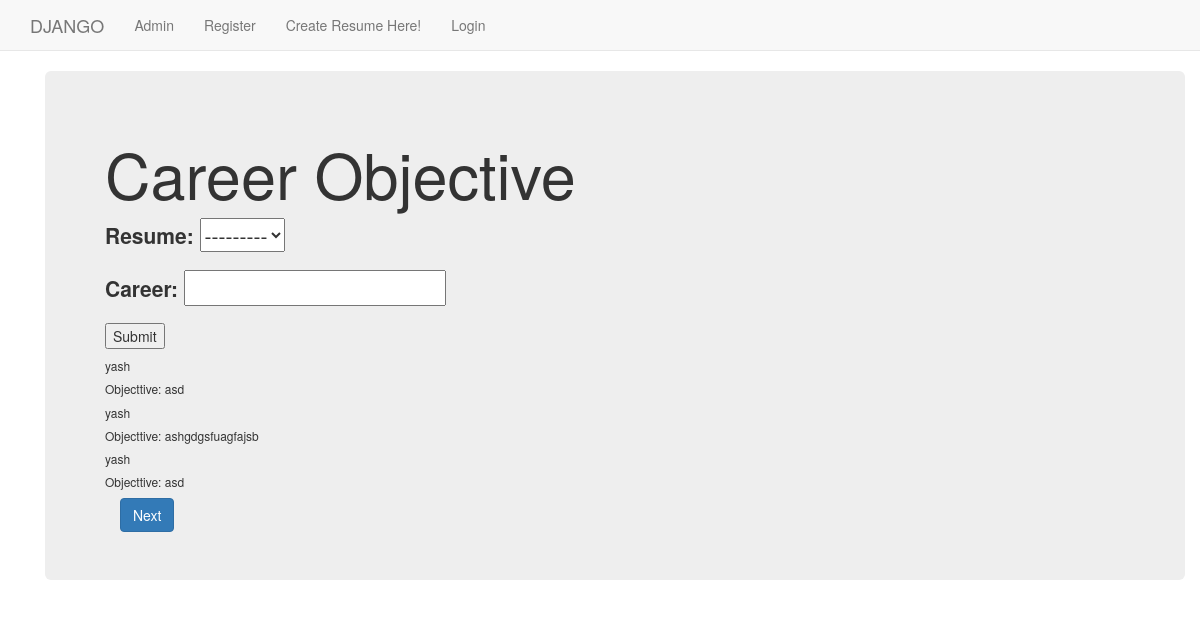
/dappx/career/, run on an earlier commit of the app's database.
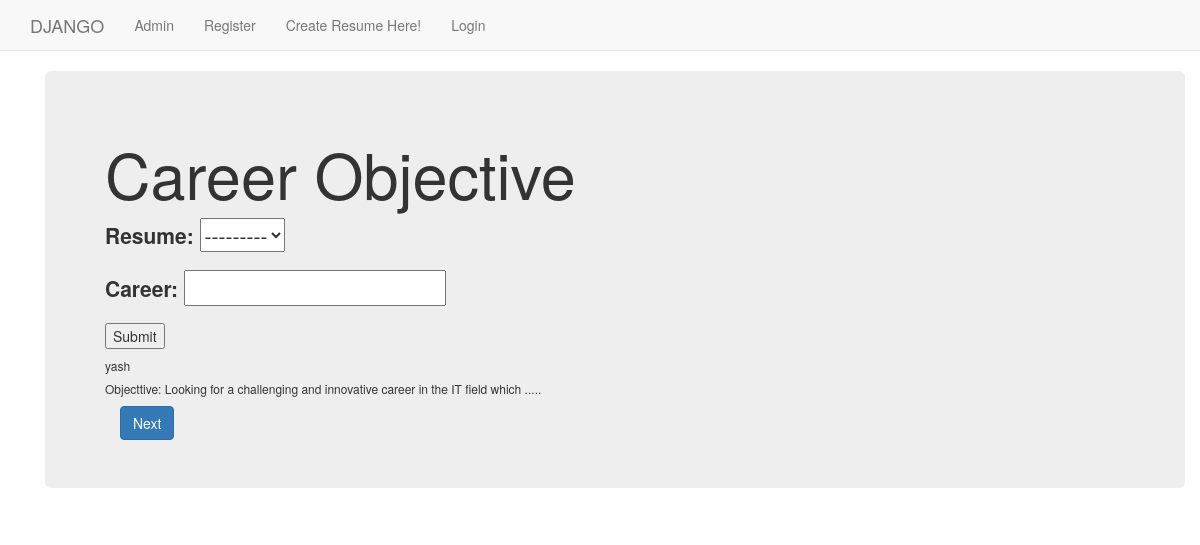
And on a later commit of the database.
### dappx/models.py (models this page shows, shortened)
class Career(models.Model):
    resume = models.ForeignKey(Resume, on_delete=models.CASCADE, blank=True)
    career = models.CharField(max_length=5000, blank=True)

class Resume(models.Model):
    name = models.CharField(max_length=255)
    created_at = models.DateTimeField(auto_now_add=True, editable=False)
    updated_at = models.DateTimeField(auto_now=True)
    user = models.ForeignKey(User, on_delete=models.CASCADE, blank=True)
    def __str__(self):
        return self.name

### dappx/views.py (the view, shortened to what this page needs)
class CareerView(TemplateView):
    template_name = 'dappx/career.html'
    def get(self, request):
        form = CareerForm()
        qs = Career.objects.all()
        args = {'form': form, 'qs': qs}
        return render(request, self.template_name, args)

### dappx/forms.py
class CareerForm(forms.ModelForm):
    career = forms.CharField()
    class Meta:
        model = Career
        fields = "__all__"

### templates/dappx/career.html (shortened to what this page needs)
{% extends "dappx/base.html" %}
{% load static %}
{% block body_block %}
<div class="container">
    <div class="jumbotron">
        <h1>Career Objective</h1>
        <form method="post">
            {{ form.as_p }}
            <input type="submit" value="Submit">
        </form>
        {% for q in qs %}
        <h6>{{ q.resume }}</h6>
        <h6>Objecttive: {{ q.career }}</h6>
        {% endfor %}
        <div class="container">
            <a class="btn btn-primary" href="/dappx/education">Next</a>
        </div>
    </div>
</div>
{% endblock %}

What changed in the data, as far as the page shows it:
removed Career: resume "yash", career "asd"
removed Career: resume "yash", career "ashgdgsfuagfajsb"
removed Career: resume "yash", career "asd"
added Career: resume "yash", career "Looking for a challenging and innovative career in the IT field which ....."
